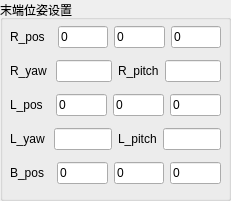
  <widget class="QGroupBox" name="groupBox_4">
   <property name="geometry">
    <rect>
     <x>490</x>
     <y>40</y>
     <width>231</width>
     <height>201</height>
    </rect>
   </property>
   <property name="title">
    <string>末端位姿设置</string>
   </property>
   <widget class="QWidget" name="verticalLayoutWidget">
    <property name="geometry">
     <rect>
      <x>10</x>
      <y>20</y>
      <width>211</width>
      <height>171</height>
     </rect>
    </property>
    <layout class="QVBoxLayout" name="verticalLayout">
     <item>
      <layout class="QHBoxLayout" name="horizontalLayout_3">
       <item>
        <widget class="QLabel" name="label_68">
         <property name="text">
          <string>R_pos  </string>
         </property>
        </widget>
       </item>
       <item>
        <widget class="QLineEdit" name="lineEdit_IK_R_P1">
         <property name="enabled">
          <bool>true</bool>
         </property>
         <property name="text">
          <string>0</string>
         </property>
        </widget>
       </item>
       <item>
        <widget class="QLineEdit" name="lineEdit_IK_R_P2">
         <property name="text">
          <string>0</string>
         </property>
        </widget>
       </item>
       <item>
        <widget class="QLineEdit" name="lineEdit_IK_R_P3">
         <property name="text">
          <string>0</string>
         </property>
        </widget>
       </item>
      </layout>
     </item>
     <item>
      <layout class="QHBoxLayout" name="horizontalLayout_6">
       <item>
        <widget class="QLabel" name="label_71">
         <property name="text">
          <string>R_yaw </string>
         </property>
        </widget>
       </item>
       <item>
        <widget class="QLineEdit" name="lineEdit_IK_R_yaw"/>
       </item>
       <item>
        <widget class="QLabel" name="label_72">
         <property name="text">
          <string>R_pitch</string>
         </property>
        </widget>
       </item>
       <item>
        <widget class="QLineEdit" name="lineEdit_IK_R_pitch"/>
       </item>
      </layout>
     </item>
     <item>
      <layout class="QHBoxLayout" name="horizontalLayout_8">
       <item>
        <widget class="QLabel" name="label_73">
         <property name="text">
          <string>L_pos  </string>
         </property>
        </widget>
       </item>
       <item>
        <widget class="QLineEdit" name="lineEdit_IK_L_P1">
         <property name="text">
          <string>0</string>
         </property>
        </widget>
       </item>
       <item>
        <widget class="QLineEdit" name="lineEdit_IK_L_P2">
         <property name="text">
          <string>0</string>
         </property>
        </widget>
       </item>
       <item>
        <widget class="QLineEdit" name="lineEdit_IK_L_P3">
         <property name="text">
          <string>0</string>
         </property>
        </widget>
       </item>
      </layout>
     </item>
     <item>
      <layout class="QHBoxLayout" name="horizontalLayout_9">
       <item>
        <widget class="QLabel" name="label_77">
         <property name="text">
          <string>L_yaw </string>
         </property>
        </widget>
       </item>
       <item>
        <widget class="QLineEdit" name="lineEdit_IK_L_yaw"/>
       </item>
       <item>
        <widget class="QLabel" name="label_76">
         <property name="text">
          <string>L_pitch</string>
         </property>
        </widget>
       </item>
       <item>
        <widget class="QLineEdit" name="lineEdit_IK_L_pitch"/>
       </item>
      </layout>
     </item>
     <item>
      <layout class="QHBoxLayout" name="horizontalLayout_7">
       <item>
        <widget class="QLabel" name="label_75">
         <property name="text">
          <string>B_pos  </string>
         </property>
        </widget>
       </item>
       <item>
        <widget class="QLineEdit" name="lineEdit_IK_Base_P1">
         <property name="text">
          <string>0</string>
         </property>
        </widget>
       </item>
       <item>
        <widget class="QLineEdit" name="lineEdit_IK_Base_P2">
         <property name="text">
          <string>0</string>
         </property>
        </widget>
       </item>
       <item>
        <widget class="QLineEdit" name="lineEdit_IK_Base_P3">
         <property name="text">
          <string>0</string>
         </property>
        </widget>
       </item>
      </layout>
     </item>
    </layout>
   </widget>
  </widget>
